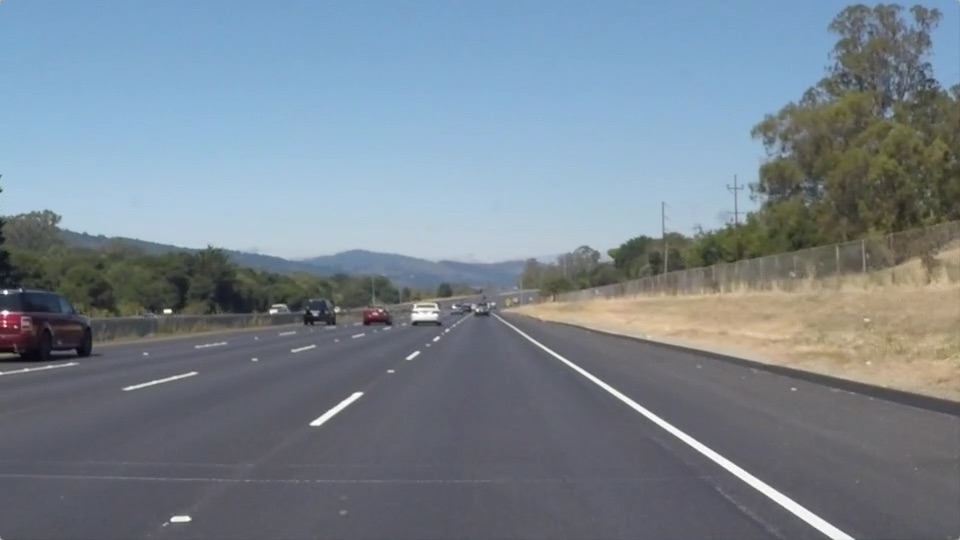
#> input picture test_images/solidWhiteRight.jpg, 960 x 540 px; the run also reads 1 picture not shown here
$ jupyter execute --allow-errors P1.ipynb   (shell and % lines are left out)
#> lines starting #> are read from the running program, lines starting #| are printed output that depends on the picture; after the words box and inside, x2 and y2 are one past the last pixel; in counts of white or black regions, pixels touching at a corner belong together
# Self-Driving Car Engineer Nanodegree

## Project: **Finding Lane Lines on the Road**
### **Adam Tetelman**
***
In this project I used the tools that were taught througout the "identify lane lines on the road" lesson.

The project relies on the following packages:
- python3 (and standard libraries)
 - numpy (for array manipulation)
 - cv2 (for image processing - opencv2)
 - matplotlib (for debugging/tuning and rendering images)
 - moviepy (for video rendering)
 - Jupyter/Ipython (for this notebook)

The tools taught included:
- Conversion between RGB and Grayscale
- Gaussian Blur
- Color Selection
- Polygon Region Selection
- Canny Edge Detection
- Hough Transform (Line Detection)

The resources used included:
- White line video (white.mp4)
- Yellow line video (yellow.mp4)
- Optional video (challenge.mp4)

The code (primarily the helper functions) was based off of provided sample code, along with discussions from the class Slack channel and Q&A sessions.

For this project I started off by creating a pipeline that would do edge detection on a set of images. I then extended the pipeline to draw lines for all edges. When the results from that were satisfactory I tested the pipeline out on provided videos of varying difficulty. The final step was to replace the series of edge lines with a single line for both the right and left lane.

Additionaly, as an optional last step I attempted several methods for improving the pipeline. I played around with a few image processing techniques such as contrast increase and color patch detection to improve edge detection. I also attempted alternative methods to improve lane detection, such as linear regression. Lastly I played around with several of the variables.

Finally, included with this Jupyter notebook is a full write up of the project, the proces, and some additional thoughts on the methods used herein.

## Expected Output

---

<figure>

 <figcaption>
 <p></p>
 <p style="text-align: center;">Sample edge and line detection output from first phase of project.</p>
 </figcaption>
</figure>
 <p></p>
<figure>

 <figcaption>
 <p></p>
 <p style="text-align: center;">Goal output with lanes highlighted</p>
 </figcaption>
</figure>

## Import Packages

[cell 1]
#importing some useful packages
import matplotlib.pyplot as plt
import matplotlib.image as mpimg
import numpy as np
import cv2

import os
import glob

import math

from moviepy.editor import VideoFileClip
from IPython.display import HTML

## Initial Environment Verification

Let's first verify things are working by checking our image/video directory and loading a few images.

[cell 2]
#reading in an image
image = mpimg.imread('test_images/solidWhiteRight.jpg')
#> image is the input picture: shape (540, 960, 3); mean R, G, B 120.3, 132.6, 143.7

#printing out some stats and plotting
print('This image is:', type(image), 'with dimesions:', image.shape)
#| This image is: <class 'numpy.ndarray'> with dimesions: (540, 960, 3)
plt.imshow(image)  # if you wanted to show a single color channel image called 'gray', for example, call as plt.imshow(gray, cmap='gray')
#> (this line was passed over: IPython is not available in this run)

[cell 3]
print(glob.glob("*mp4"))
os.listdir("test_images/")

## Ideas for Lane Detection Pipeline

**Some OpenCV functions (beyond those introduced in the lesson) that might be useful for this project are:**

`cv2.inRange()` for color selection
`cv2.fillPoly()` for regions selection
`cv2.line()` to draw lines on an image given endpoints
`cv2.addWeighted()` to coadd / overlay two images
`cv2.cvtColor()` to grayscale or change color
`cv2.imwrite()` to output images to file
`cv2.bitwise_and()` to apply a mask to an image

**Check out the OpenCV documentation to learn about these and discover even more awesome functionality!**

## Helper Functions

Helper functions that wrap around external libraries. These were primarily pulled from the sample code and class examples.

[cell 4]
def grayscale(img):
    """Applies the Grayscale transform
    This will return an image with only one color channel
    but NOTE: to see the returned image as grayscale
    (assuming your grayscaled image is called 'gray')
    you should call plt.imshow(gray, cmap='gray')"""
    return cv2.cvtColor(img, cv2.COLOR_RGB2GRAY)
    # Or use BGR2GRAY if you read an image with cv2.imread()
    # return cv2.cvtColor(img, cv2.COLOR_BGR2GRAY)


def canny(img, low_threshold, high_threshold):
    """Applies the Canny transform"""
    return cv2.Canny(img, low_threshold, high_threshold)


def gaussian_blur(img, kernel_size):
    """Applies a Gaussian Noise kernel"""
    return cv2.GaussianBlur(img, (kernel_size, kernel_size), 0)


def region_of_interest(img, vertices):
    """
    Applies an image mask.

    Only keeps the region of the image defined by the polygon
    formed from `vertices`. The rest of the image is set to black.
    """
    #defining a blank mask to start with
    mask = np.zeros_like(img)

    #defining a 3 channel or 1 channel color to fill the mask with depending on the input image
    if len(img.shape) > 2:
        channel_count = img.shape[2]  # i.e. 3 or 4 depending on your image
        ignore_mask_color = (255,) * channel_count
    else:
        ignore_mask_color = 255

    #filling pixels inside the polygon defined by "vertices" with the fill color
    cv2.fillPoly(mask, vertices, ignore_mask_color)

    #returning the image only where mask pixels are nonzero
    masked_image = cv2.bitwise_and(img, mask)
    return masked_image


def draw_lines(img, lines, color=[255, 0, 0], thickness=2):
    """
    This function draws `lines` with `color` and `thickness`.
    Lines are drawn on the image inplace (mutates the image).
    If you want to make the lines semi-transparent, think about combining
    this function with the weighted_img() function below
    """
    if lines is None or len(lines) == 0:
        return

    for line in lines:
        for x1,y1,x2,y2 in line:
            cv2.line(img, (x1, y1), (x2, y2), color, thickness)


def hough_lines(img, rho, theta, threshold, min_line_len, max_line_gap):
    """
    `img` should be the output of a Canny transform.

    Returns an image with hough lines drawn.
    """
    lines = cv2.HoughLinesP(img, rho, theta, threshold, np.array([]), minLineLength=min_line_len, maxLineGap=max_line_gap)
    line_img = np.zeros((img.shape[0], img.shape[1], 3), dtype=np.uint8)
    draw_lines(line_img, lines)
    return line_img


# Python 3 has support for cool math symbols.
def weighted_img(img, initial_img, α=0.8, β=1., λ=0.):
    """
    `img` is the output of the hough_lines(), An image with lines drawn on it.
    Should be a blank image (all black) with lines drawn on it.

    `initial_img` should be the image before any processing.

    The result image is computed as follows:

    initial_img * α + img * β + λ
    NOTE: initial_img and img must be the same shape!
    """
    return cv2.addWeighted(initial_img, α, img, β, λ)

#### Additional Helper Functions

[cell 5]
def color_select(image, low_threshold, high_threshold):
    '''Return an image containing only color values within the selected threshold
    Expects a grayscale image, returns a grayscale image
    '''
    return cv2.inRange(image, low_threshold, high_threshold)

# [13 lines left out: function color_select_dynamic, not called in this run]

def increase_contrast(image, phi, theta):
    '''TODO: Unimplemented
    Adjusts the contrasts of an image
    '''
    img = ((255/phi) * (image / (255/theta)) ** 0.5)
    img2 = np.array(img, dtype=np.int32)
    return image

## Build a Lane Finding Pipeline

Build the pipeline and run your solution on all test_images. Make copies into the test_images directory, and you can use the images in your writeup report.

Try tuning the various parameters, especially the low and high Canny thresholds as well as the Hough lines parameters.

## Assumptions

Before progressing much forward we should identify some of the assumptions this pipeline is working off of. If any of these assumptions is broken the robustness of the pipeline will come into question and results will likely falter.

- The input will be a color image (or series of color imageS)
- The image will always have a visible left lane
- The image will always have a visible right lane
- The lanes will be a standard color (yellow or white)
- The camera angle that the image is taken from is consistent and taken from the front dash
- The camera view is slightly larger than the width of the car
- The left lane and the right lane will never be closer together than the width of a car
- - As would be the case in some merges, some construction, or with freshly/doubly painted lines
- The lanes may become unusually far apart
 - As in the case of some merges
- Both lanes are detectable within the bottom half of the image
- The left and right lanes have a similar slope
- Lanes are never horizontal, very jagged, or overly sharp
 - Such as in the case of sharp turning, spinouts, lane shifting, or accidents

## Detecting Lane Lines
The method used to detect lane lines runs the results from Canny Edge detection through the Hough transform.

I then create a list to track the center and slope of each line segregated by whether or not the line belongs to the left or right lane. I determine whether the line is a left lane line or right lane lane based on the sign of the slope.

I also throw away any lines with slopes that appear too extreme.

After creating those lists I am able to use some simple math and calculate the slope of each lane and the average center of each lane.

I take my predefined top/bottom values, my calculated center/slope values and am able to do some basic math to calculate the bottom and top (x,y) coordinates for each lane.  [(Y1-Y2) = m(X1-X2) where (X1,Y1) is the center, m is the slope, and (X2,Y2) is the bottom or top coordinate with known Y value].

The tricky part here was paying correct attention to signs.

#### Invalid Slope Parameters

[cell 6]
# Define an invalid slope range
invalid_slope_low_max = .05
invalid_slope_low_min = -.05
invalid_slope_high_max = 100

#### make_lanes()

[cell 7]
def make_lanes(img, rho, theta, threshold, min_line_len, max_line_gap, debug=False):
    '''Take an image and Hough transform variables and return an image with two distinct lanes'''
    # Predefine line top/bottom of lanes
    top = img.shape[0] /3 # 1/3 down the screen
    bottom = img.shape[0] # Bottom of the screen

    # Get a list of lines
    lines = cv2.HoughLinesP(img, rho, theta, threshold, np.array([]), minLineLength=min_line_len, maxLineGap=max_line_gap)

    # Create somes lists store store left/right line centers and slopes
    left_slope = []
    right_slope = []
    left_center = []
    right_center = []


    # Iterate through lines, calculating line slope/center
    # Throw out invalid lines, and sort left lane/right lane lines by slope sign
    for line in lines:
        for x1,y1,x2,y2 in line:
            slope = (y2 - y1) / (x2 - x1)
            center = [(x2 + x1) / 2, (y2 + y1) / 2]
            if slope > invalid_slope_high_max or slope < invalid_slope_low_max and slope > invalid_slope_low_min:
                continue
            if slope < 0: # Left slope
                left_slope.append(slope)
                left_center.append(center)
            elif slope >= 0: # right slope
                right_slope.append(slope)
                right_center.append(center)

    # Calculate the average right/left slopes
    left_slope = np.sum(left_slope) / len(left_slope)
    right_slope = np.sum(right_slope) / len(right_slope)

    # Calculate the average right/left center
    left_center = np.divide(np.sum(left_center, axis=0), len(left_center))
    right_center = np.divide(np.sum(right_center, axis=0), len(right_center))

    # Calculate the Left lane X coordinates
    left_x_bottom = left_center[0] - ((left_center[1] - bottom) / (left_slope))
    left_x_top = left_center[0] - ((left_center[1] - top) / (left_slope))

    # Calculate the Right lane X coordinates
    right_x_bottom = right_center[0] - ((right_center[1] - bottom) / (right_slope))
    right_x_top = right_center[0] - ((right_center[1] - top) / (right_slope))

    # Create lane point lists for bookkeeping and convert potential floats to ints
    left_lane = [int(x) for x in [left_x_bottom, bottom, left_x_top, top]]
    right_lane = [int(x) for x in [right_x_bottom, bottom, right_x_top, top]]

    # Draw the lines on the image
    image = np.zeros((img.shape[0], img.shape[1], 3), dtype=np.uint8)
    cv2.line(image, (left_lane[0],left_lane[1]), (left_lane[2],left_lane[3]), [0, 255, 255], 5)
    cv2.line(image, (right_lane[0],right_lane[1]), (right_lane[2],right_lane[3]), [0, 55, 255], 5)

    return image

### Alternative Lane Detection With Linear Regression
The make_lanes_using_lineaer_regression function attempts to split the lanes up into their own region and then run a linear regression.

I am splitting the left and right lane using a simple polygon that covers most of the left/right half of the image. The image coming in should be the result of a canny edge detection.

I then run each region through a Hough transform. I take all the points from the Hough transform and fit a Linear Model to them. I then use the Linear Model to predict the X values for the top and bottom of the image and plot lines accordingly.

The results from this function, so far,  have been much less accurate and more jittery than using the method suggested in class. As such I am leaving it here as a record, but it is not used further in the project.

[cell 8]
from sklearn.linear_model import LinearRegression


# [76 lines left out: functions make_lanes_using_linear_regression, make_single_lane, not called in this run]

## Defining the Image Processing Pipeline

For the actual Image processing pipeline I seperated the tuning parameters into a block of code and the main pipeline into another. There are also some helper functions for rendering images.

The main pipeline is in highlight_lanes() and does the following:

original_image -> higher_contrast -> guassian_blur -> color_selection -> edge_detection -> region_selection -> lane_detection

The pipeline allows for some debug image printing as well out outputting lines instead of lanes for parameter tuning and debugging.

I played around a small amount with the order of operations, as well as structuring the code in a few different ways and chaining the function calls rather than saving them to variables. I was unable see see any significant performance improvements from the current state.

contrast#### Lane and Line Detection Parameters

[cell 9]
# Contrast params
contrast_phi = .5
contrast_theta = 20

# Gaussian blur kernel
blur_kernel_size = 3

# Canny Edge detection
canny_ratio = 3
canny_low_threshold = 70
canny_high_threshold = canny_low_threshold * canny_ratio

# Color selection
color_low = 200
color_high = 255

# Hough Line detection
hough_rho = 2 # max resolution is 1
hough_theta = np.pi/180 # max resolution is 1
hough_threshold = 60
hough_min_line_len = 10
hough_max_line_gap = 100

# Region selection
poly_y = image.shape[0]
poly_x = image.shape[1]
polygon_vertices = np.array([[(poly_x / 2 - poly_x / 15, poly_y / 3),
                              (poly_x/2 - poly_x / 30, poly_y - poly_y / 12),
                              (poly_x/2 + poly_x / 30, poly_y - poly_y / 12),
                              (poly_x / 2 + poly_x / 15, poly_y / 3),
                              (poly_x, poly_y),
                              (0, poly_y)]], dtype=np.int32)

[cell 10]
def highlight_lanes(image, output_edges=False, debug=False, full_debug=True):
    '''Take a lane, run it through a pipeline and return an identical image with lanes highlighted
    Includes output_edges option which will highlited detected edges instead of drawning lanes.
    Includes several predefined model variables.
    '''
    # In case we can't detect a line at some point in the pipeline we wrap this in a try/except
    # In the case of no lane, we return an unmodified image
    try:
        contrast = increase_contrast(image, contrast_phi, contrast_theta)
        gray = grayscale(contrast)
        blur = gaussian_blur(gray, blur_kernel_size)
        color = color_select(blur, color_low, color_high)
        edge = canny(color, canny_low_threshold, canny_high_threshold)
        region = region_of_interest(edge, polygon_vertices)
        lanes = make_lanes(region, hough_rho, hough_theta, hough_threshold,hough_min_line_len, hough_max_line_gap)
        final_lanes = weighted_img(lanes, image)
    except (TypeError, IndexError) as e:
        return image # If no lanes are detected return the original image

    # DEBUG, used to print images during the tuning phase
    if debug:
        select_region = region_of_interest(image, polygon_vertices) # Print this for debug only
        lines_detected = hough_lines(region, hough_rho, hough_theta, hough_threshold,hough_min_line_len, hough_max_line_gap)
        images = [gray, blur, color, edge, select_region, region,
                  lines_detected, lanes, final_lanes]

        # Create a figure containing all images
        i = 1
        figure = plt.figure()
        for image in images:
            figure.add_subplot(len(images) / 2 + 1 ,2,  i)
            plt.imshow(image)
            i += 1
        plt.show()

        #Show all individual images
        if full_debug:
            step = 0
            for image in images:
                plt.imshow(image); plt.show()
                mpimg.imsave("%sprocess-step-%d.jpg"%(results_dir, step),image)
                step += 1

    # Used to compare line detection to lane detection, not used in the final image
    if output_edges:
        lines_detected = hough_lines(region, hough_rho, hough_theta, hough_threshold,hough_min_line_len, hough_max_line_gap)
        final_lines = weighted_img(lines_detected, image)
        return final_lines

    return final_lanes

#### Helper functions to process single images

[cell 11]
def write_lane_image(image, name, output_edges=False, debug=False):
    '''Process a single image and write results to disk'''
    mpimg.imsave(name, highlight_lanes(image, output_edges, debug))


def process_lane_images(test_dir, results_dir, output_edges=False, debug=False):
    '''Process all images in a test directory and output them to a results_directory'''
    image_list = os.listdir(test_dir)
    for image_name in image_list:
        input_f = os.path.join(test_dir, image_name)
        output_f = os.path.join(results_dir, image_name)
        write_lane_image(mpimg.imread(input_f), output_f, output_edges, debug)

## Testing the Pipeline

### Test using images

[cell 12]
results_dir = "results/"
test_dir = "test_images/"
os.makedirs(results_dir, exist_ok=True)

# We are going to do one debug image to capture the pipeline process
debug_img = mpimg.imread(os.path.join(test_dir, "whiteCarLaneSwitch.jpg"))
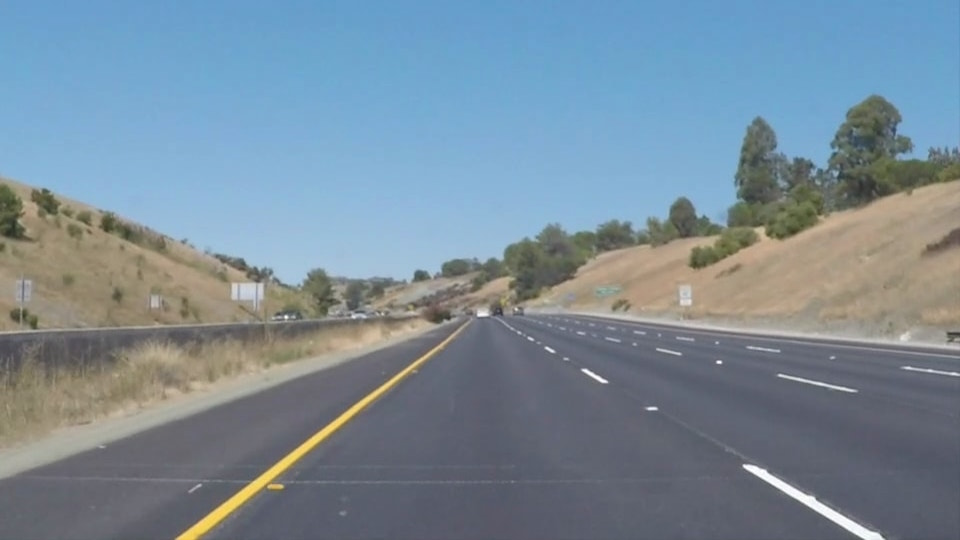
#> input picture test_images/whiteCarLaneSwitch.jpg, 960 x 540 px
#> debug_img is the input picture: shape (540, 960, 3); mean R, G, B 121.2, 139.4, 152.9
write_lane_image(debug_img,"debug", debug=True)
#> in grayscale, `return cv2.cvtColor(img, cv2.COLOR_RGB2GRAY)`:
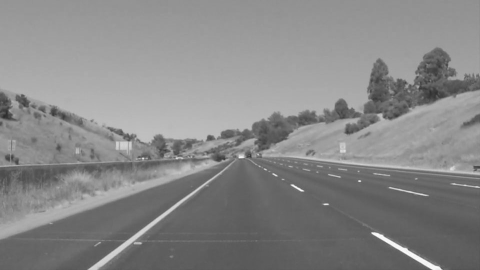
#> returned value: shape (540, 960) (shown at 1/2 size); min 42, max 255, mean 135.5
#> in color_select, `return cv2.inRange(image, low_threshold, high_threshold)`:
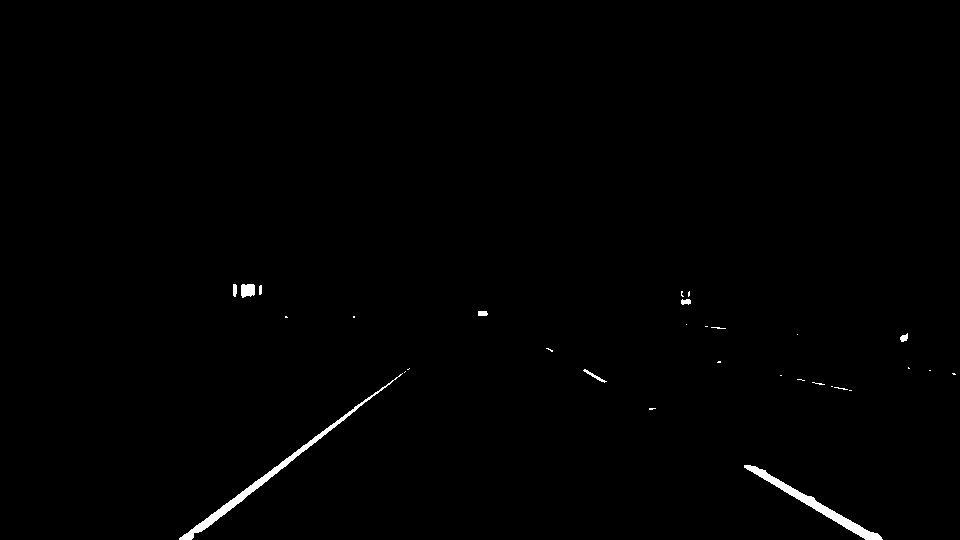
#> returned value: shape (540, 960); 0.62% white; 31 white regions (22 under 20 px), largest, box (x1, y1, x2, y2) and area: (179, 373, 403, 540) 1413, (744, 465, 883, 540) 1220, (241, 284, 255, 298) 169
#> (the rest of the program and of its run is left out)
